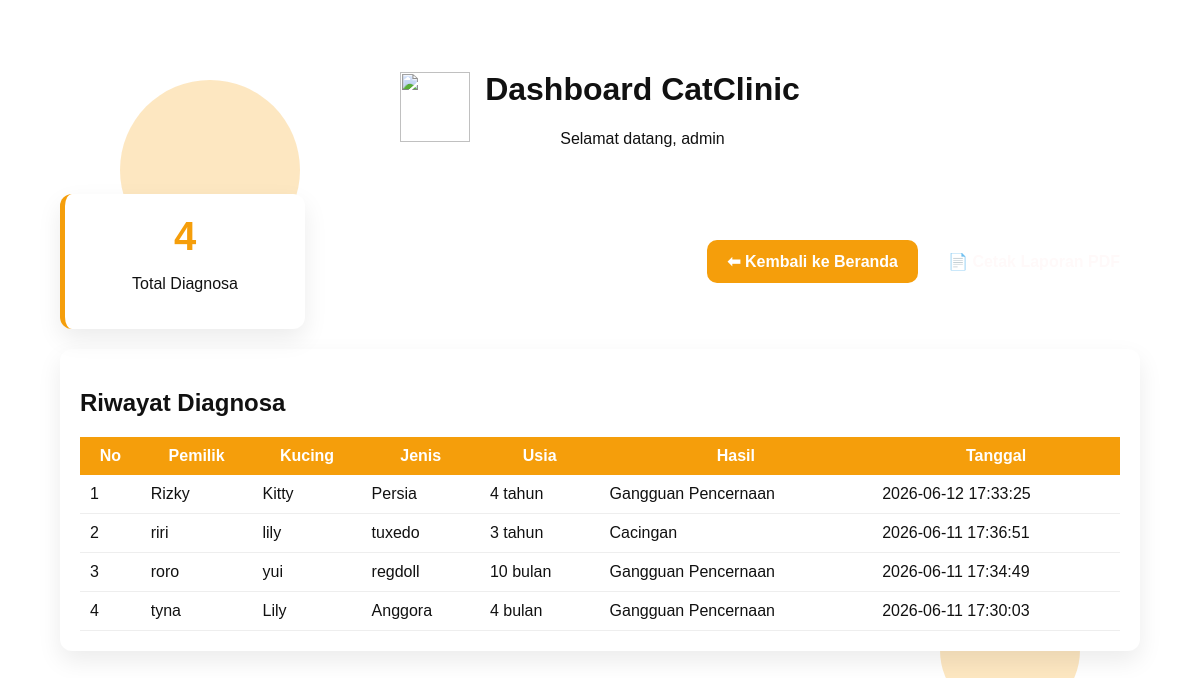
Screenshot of /admin/dashboard.php (signed in) with the database file from the repository.
### tables this page shows
CREATE TABLE `riwayat_diagnosa` (
  `id_riwayat` int NOT NULL,
  `nama_pemilik` varchar(100) NOT NULL,
  `nama_kucing` varchar(100) NOT NULL,
  `jenis_kucing` varchar(100) NOT NULL,
  `usia_kucing` varchar(50) NOT NULL,
  `hasil_penyakit` varchar(100) NOT NULL,
  `tanggal_diagnosa` datetime DEFAULT CURRENT_TIMESTAMP
);

### admin/dashboard.php (the view, shortened to what this page needs)
<?php
require '../config/koneksi.php';
$total = mysqli_query($koneksi, "SELECT COUNT(*) AS total FROM riwayat_diagnosa");
$dataTotal = mysqli_fetch_assoc($total);
$riwayat = mysqli_query($koneksi, "SELECT * FROM riwayat_diagnosa ORDER BY id_riwayat DESC");
?>
<!DOCTYPE html>
<html lang="id">
<head>
<link rel="stylesheet" href="../assets/css/dashboard.css">
</head>
<body>
<div class="circle one"></div>
<div class="dashboard-container">
    <div class="dashboard-header">
        <div class="header-flex">
            <img src="https://cdn-icons-png.flaticon.com/512/2966/2966486.png" class="logo-kesehatan">
            <div>
                <h1>Dashboard CatClinic</h1>
                <p>Selamat datang, <?= $_SESSION['admin']; ?></p>
            </div>
        </div>
    </div>
    <div class="top-box">
        <div class="card-box">
            <h2><?= $dataTotal['total']; ?></h2>
            <p>Total Diagnosa</p>
        </div>
        <div class="btn-group">
            <a href="../index.php" class="btn-back">
                ⬅ Kembali ke Beranda
            </a>
            <a href="laporan.php" class="btn-laporan">
                📄 Cetak Laporan PDF
            </a>
        </div>
    </div>
    <div class="table-box">
        <h2>Riwayat Diagnosa</h2>
        <table>
            <thead>
                <tr>
                    <th>No</th>
                    <th>Pemilik</th>
                    <th>Kucing</th>
                    <th>Jenis</th>
                    <th>Usia</th>
                    <th>Hasil</th>
                    <th>Tanggal</th>
                </tr>
            </thead>
            <tbody>
            <?php $no = 1; while($row = mysqli_fetch_assoc($riwayat)) { ?>
                <tr>
                    <td><?= $no++; ?></td>
                    <td><?= $row['nama_pemilik']; ?></td>
                    <td><?= $row['nama_kucing']; ?></td>
                    <td><?= $row['jenis_kucing']; ?></td>
                    <td><?= $row['usia_kucing']; ?></td>
                    <td><?= $row['hasil_penyakit']; ?></td>
                    <td><?= $row['tanggal_diagnosa']; ?></td>
                </tr>
            <?php } ?>
            </tbody>
        </table>
    </div>
</div>
</body>
</html>

### assets/css/dashboard.css (style rules this page uses)
body { margin: 0; font-family: 'Poppins', sans-serif; background: white; }
.circle { position: absolute; border-radius: 50%; opacity: 0.25; animation: move 8s infinite ease-in-out; }
.circle.one { width: 180px; height: 180px; background: #f59e0b; top: 10%; left: 10%; }
.dashboard-container { width: 90%; margin: 50px auto; color: #111; position: relative; z-index: 2; }
.dashboard-header { text-align: center; margin-bottom: 30px; }
.top-box { display: flex; justify-content: space-between; align-items: center; margin-bottom: 20px; }
.card-box { background: white; padding: 20px; border-radius: 12px; text-align: center; width: 200px; box-shadow: 0 10px 25px rgba(0,0,0,0.08); border-left: 5px solid #f59e0b; }
.card-box h2 { margin: 0; font-size: 40px; color: #f59e0b; }
.header-flex { display: flex; align-items: center; justify-content: center; gap: 15px; }
.logo-kesehatan { width: 70px; height: 70px; }
.btn-group { display: flex; gap: 10px; }
.btn-back { background: #f59e0b; color: white; padding: 12px 20px; border-radius: 10px; text-decoration: none; font-weight: bold; transition: 0.3s; }
.btn-laporan { background: linear-gradient(90deg, #f59e0b); padding: 12px 20px; border-radius: 10px; color: rgb(255, 249, 249); text-decoration: none; font-weight: bold; transition: 0.3s; }
.table-box { background: white; padding: 20px; border-radius: 12px; box-shadow: 0 10px 25px rgba(0,0,0,0.08); }
table { width: 100%; border-collapse: collapse; }
table th { background: #f59e0b; color: white; padding: 10px; }
table td { padding: 10px; border-bottom: 1px solid #eee; }

### rows the page displays
riwayat_diagnosa: nama_pemilik "Rizky", nama_kucing "Kitty", jenis_kucing "Persia", usia_kucing "4 tahun", hasil_penyakit "Gangguan Pencernaan", tanggal_diagnosa "2026-06-12 17:33:25"
riwayat_diagnosa: nama_pemilik "riri", nama_kucing "lily", jenis_kucing "tuxedo", usia_kucing "3 tahun", hasil_penyakit "Cacingan", tanggal_diagnosa "2026-06-11 17:36:51"
riwayat_diagnosa: nama_pemilik "roro", nama_kucing "yui", jenis_kucing "regdoll", usia_kucing "10 bulan", hasil_penyakit "Gangguan Pencernaan", tanggal_diagnosa "2026-06-11 17:34:49"
riwayat_diagnosa: nama_pemilik "tyna", nama_kucing "Lily", jenis_kucing "Anggora", usia_kucing "4 bulan", hasil_penyakit "Gangguan Pencernaan", tanggal_diagnosa "2026-06-11 17:30:03"

### other values shown
$_SESSION['admin'] "admin"
$dataTotal['total'] "4"
